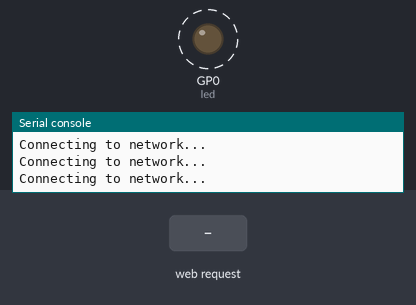
Simulated run of this program. Board: Raspberry Pi Pico running MicroPython. On the bench: output pins drawn as LEDs (lit = HIGH), the last lines printed to the serial console. Dashed ring = blinking. The test bench sets the inputs (shaded band). WiFi joins after 1.5 s.

Above: at 1.25 s.
1.3 s: HTTP request GET /?led=on received
At 2.1 s:
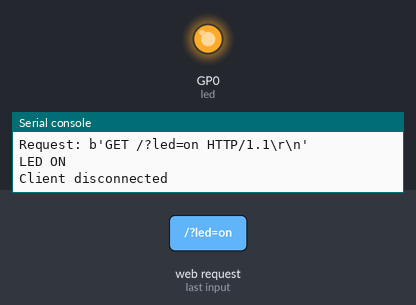
3.0 s: HTTP request GET /?led=off received
At 4.1 s:
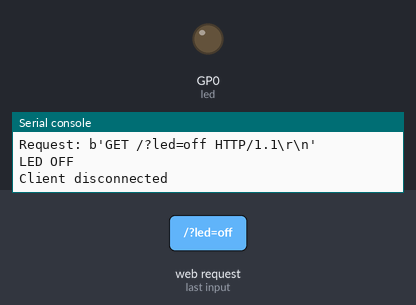
4.5 s: HTTP request GET / received
Timing chart, 0 to 7.5 s (numbered marks = the images above; inputs shaded):
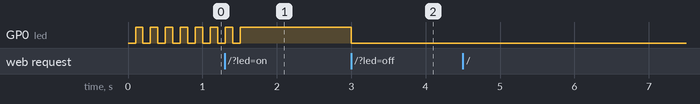

The program:

interactive_async_server.py
```python
import time

import network
import uasyncio
from machine import Pin

SSID = 'Shubho'
PASSWORD = '12156891'

led = Pin(0, Pin.OUT)
html = '''
<!DOCTYPE html>
<html>

<head>
    <style>
        body {{
            background-color: #f2f2f2;
            font-family: Arial, Helvetica, sans-serif;
            text-align: center;
        }}

        h1 {{
            color: #4CAF50;
            font-size: 6vw;
        }}

        p {{
            font-size: 20px;
            font-size: 4vw;
        }}

        button {{
            border: none;
            color: white;
            padding: 16px 32px;
            text-align: center;
            text-decoration: none;
            font-weight: bold;
            width: 40%;
            aspect-ratio: 1;
            margin: 8rem 10px;
            display: inline-block;
            font-size: 8vw;
        }}

        .buttonON {{
            background-color: #4CAF50;
        }}

        .buttonOFF {{
            background-color: #f44336;
        }}
    </style>
</head>

<body>
    <h1>Raspberry Pi Pico W Server</h1>
    <p>Welcome to this Raspberry Pi Pico Server <strong>asynchronously</strong> deployed on the network {network}</p>
    <p>Control the onboard LED by clicking on the buttons below</p>
    <button class="buttonON">ON</button>
    <button class="buttonOFF">OFF</button>
    <script>
        document.getElementsByClassName('buttonON')[0].addEventListener('click', async function () {{ fetch('http://{addr}/led=on', {{ method: "POST", headers: {{}} }}); }});
        document.getElementsByClassName('buttonOFF')[0].addEventListener('click', async function () {{ fetch('http://{addr}/led=off', {{ method: "POST", headers: {{}} }}); }});
    </script>
</body>

</html>
'''


def connect():
    wlan = network.WLAN(network.STA_IF)
    wlan.active(True)
    wlan.disconnect()

    # Connect to the network
    wlan.connect(SSID, PASSWORD)

    # Wait for connection
    max_attempts = 200
    while max_attempts > 0:
        if wlan.status() < 0 or wlan.status() >= 3:
            break
        max_attempts -= 1
        time.sleep(0.1)
        led.toggle()
        print('Connecting to network...')

    if wlan.isconnected():
        print('Connected to network', SSID)

        # Print network information
        print('Network config:', wlan.ifconfig())
        led.value(1)
        global html
        html = html.format(network=SSID, addr=wlan.ifconfig()[0])
    else:
        print('Connection failed to network', SSID)
        led.value(0)


async def serve(reader, writer):
    print('Client connected')

    request = await reader.readline()
    print('Request:', request)

    while True:
        line = await reader.readline()
        if not line or line == b'\r\n':
            break

    response = html

    request = str(request)
    if request.find('led=on') > 0:
        led.value(1)
        print('LED ON')
    elif request.find('led=off') > 0:
        led.value(0)
        print('LED OFF')

    writer.write('HTTP/1.0 200 OK\r\nContent-type: text/html\r\n\r\n')
    writer.write(response)
    await writer.drain()
    await writer.wait_closed()
    print('Client disconnected')


async def main():
    connect()

    print('Starting server...')
    uasyncio.create_task(uasyncio.start_server(serve, '0.0.0.0', 80))
    while True:
        await uasyncio.sleep(1)


try:
    uasyncio.run(main())
finally:
    uasyncio.new_event_loop()
```

Measured:
- after the input at 3.0 s, GP0 (led): HIGH → LOW at once
